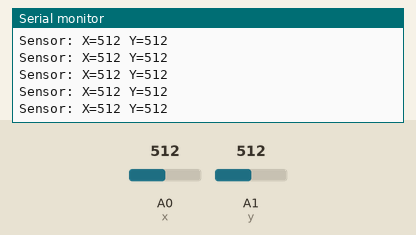
The sketch below on a simulated Arduino Uno, built with avr-gcc and run on an emulated ATmega328P. On the bench: the last lines printed to the serial monitor. The inputs (shaded band) are chosen by the test bench; at power-on: A0 (x) = 512, A1 (y) = 512.

Above: at 1.2 s.
1.3 s: A0 (x) set to 716
At 1.56 s:
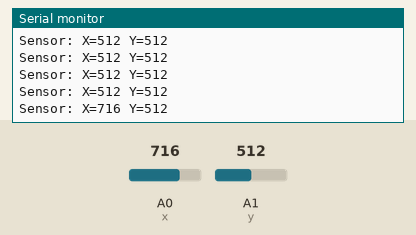
2.8 s: A1 (y) set to 716
At 2.96 s:
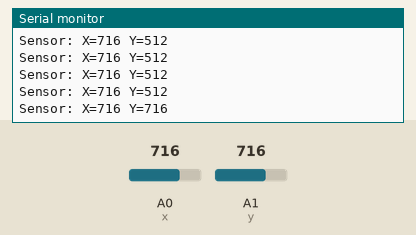
4.3 s: A0 (x) set to 900
At 4.37 s:
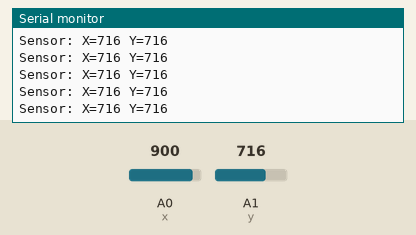
5.8 s: A1 (y) set to 900
At 5.97 s:
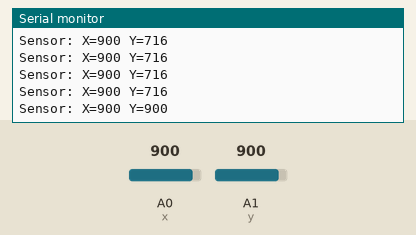
Timing chart, 0 to 8.3 s (numbered marks = the images above; inputs shaded):
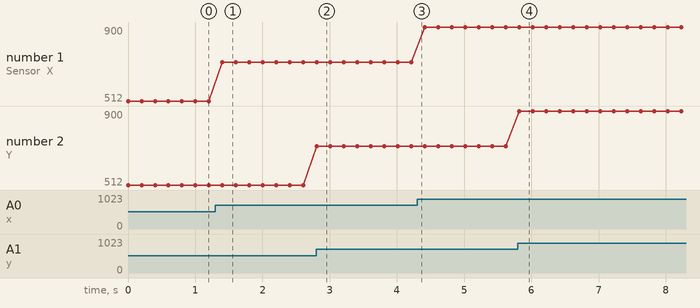

The sketch:

sketch_feb18a.ino
```cpp
int x=A0;
int y=A1;

void setup()
{
  Serial.begin(9600);
  analogReference(DEFAULT);
  pinMode(x,INPUT);
  pinMode(y,INPUT);
}

void loop()
{
  Serial.print("Sensor: X=");
  Serial.print(analogRead(x));
  Serial.print(" Y=");
  Serial.print(analogRead(y));
  Serial.println(" ");
  delay(200);
}
```

Measured:
- after the input at 1.3 s, the serial monitor: prints a new line after 0.10 s (image 1)
- after the input at 2.8 s, the serial monitor: prints a new line at once (image 2)
- after the input at 5.8 s, the serial monitor: prints a new line at once (image 4)
- plotted number 1: 512 → 716 after the input at 1.3 s, 716 → 900 after the input at 4.3 s
